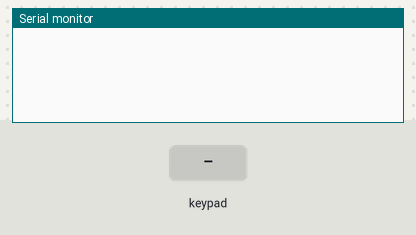
The sketch below on a simulated Arduino Uno, built with avr-gcc and run on an emulated ATmega328P. Parts: the last lines printed to the serial monitor. Inputs (shaded band) come from the test bench.

Above: at 1.2 s.
1.3 s: key '1' pressed
At 1.9 s:
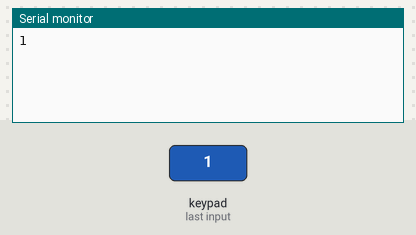
2.8 s: key 'C' pressed
At 3.2 s:
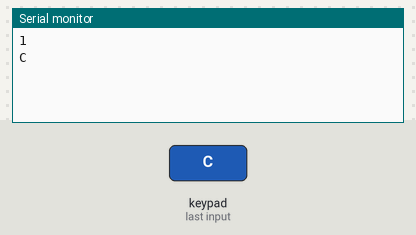
4.3 s: key 'L' pressed
At 5.5 s:
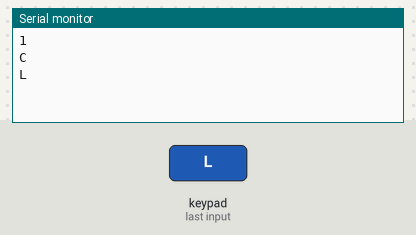
5.8 s: key 'E' pressed
At 6.5 s:
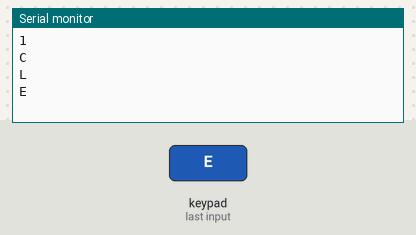
7.3 s: keypad keys 9 8 7 6 pressed 0.4 s apart
At 9.8 s:
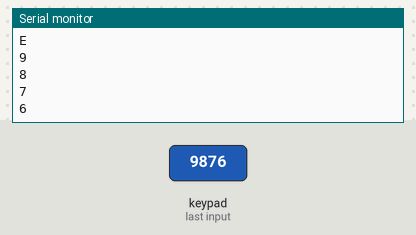
10.4 s: keypad keys 5 4 3 2 pressed 0.4 s apart
At 12.3 s:
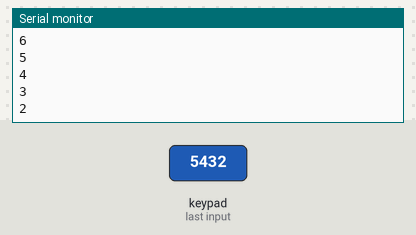
Timing chart, 0 to 13.8 s (numbered marks = the images above; inputs shaded):
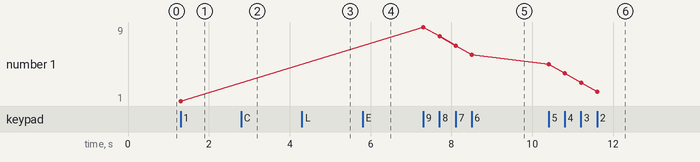

Measured:
- after the input at 1.3 s, the serial monitor: prints a new line at once (image 1)
- after the input at 2.8 s, the serial monitor: prints a new line at once (image 2)
- after the input at 4.3 s, the serial monitor: prints a new line at once (image 3)
- after the input at 5.8 s, the serial monitor: prints a new line at once (image 4)
- after the input at 7.3 s, the serial monitor: prints a new line at once (image 5)
- after the input at 10.4 s, the serial monitor: prints a new line at once (image 6)
- plotted number 1: 1 → 6 after the input at 7.3 s, 6 → 2 after the input at 10.4 s

The sketch:

Keypad.ino
```cpp
#include <Keypad.h>

const byte ROWS = 4;
const byte COLS = 4;

char hexaKeys[ROWS][COLS] = {
  {'1', '2', '3', 'C'}, // C staat voor Cancel
  {'4', '5', '6', 'L'}, // L staat voor Clear
  {'7', '8', '9', 'E'}, // E staat voor Enter
  {' ', '0', ' ', ' '}
};

byte rowPins[ROWS] = {9, 8, 7, 6};
byte colPins[COLS] = {5, 4, 3, 2};

Keypad customKeypad = Keypad(makeKeymap(hexaKeys), rowPins, colPins, ROWS, COLS);

void setup(){
  Serial.begin(9600);
}

void loop(){
  char customKey = customKeypad.getKey();

  if (customKey){
    Serial.println(customKey);
  }
}
```
